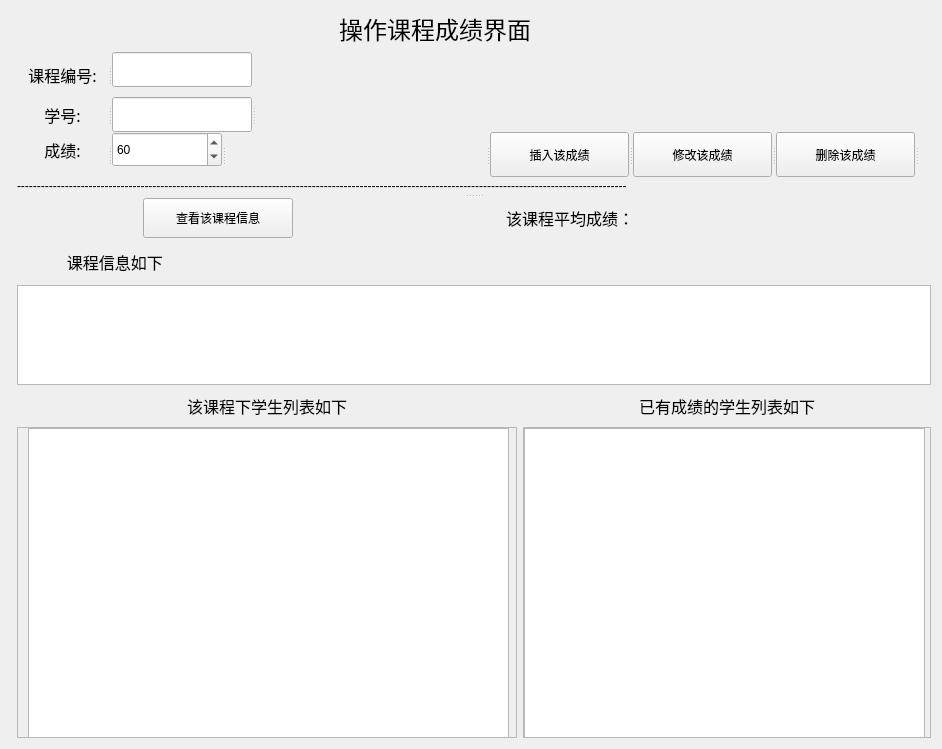
<?xml version="1.0" encoding="UTF-8"?>
<ui version="4.0">
 <class>manipulate_lesson_grade</class>
 <widget class="QWidget" name="manipulate_lesson_grade">
  <property name="geometry">
   <rect>
    <x>0</x>
    <y>0</y>
    <width>942</width>
    <height>749</height>
   </rect>
  </property>
  <property name="minimumSize">
   <size>
    <width>100</width>
    <height>30</height>
   </size>
  </property>
  <property name="windowTitle">
   <string>Form</string>
  </property>
  <layout class="QFormLayout" name="formLayout">
   <item row="0" column="0" colspan="2">
    <widget class="QLabel" name="title_label">
     <property name="minimumSize">
      <size>
       <width>320</width>
       <height>30</height>
      </size>
     </property>
     <property name="maximumSize">
      <size>
       <width>520</width>
       <height>35</height>
      </size>
     </property>
     <property name="font">
      <font>
       <family>宋体</family>
       <pointsize>18</pointsize>
      </font>
     </property>
     <property name="text">
      <string>操作课程成绩界面</string>
     </property>
     <property name="alignment">
      <set>Qt::AlignRight|Qt::AlignTrailing|Qt::AlignVCenter</set>
     </property>
    </widget>
   </item>
   <item row="1" column="1">
    <widget class="QSplitter" name="interface_splitter">
     <property name="orientation">
      <enum>Qt::Vertical</enum>
     </property>
     <widget class="QWidget" name="layoutWidget">
      <layout class="QVBoxLayout" name="insert_data_verticalLayout">
       <property name="spacing">
        <number>0</number>
       </property>
       <property name="topMargin">
        <number>0</number>
       </property>
       <item>
        <widget class="QSplitter" name="Lno_splitter">
         <property name="orientation">
          <enum>Qt::Horizontal</enum>
         </property>
         <widget class="QLabel" name="Lno_label">
          <property name="minimumSize">
           <size>
            <width>90</width>
            <height>45</height>
           </size>
          </property>
          <property name="maximumSize">
           <size>
            <width>91</width>
            <height>35</height>
           </size>
          </property>
          <property name="font">
           <font>
            <family>宋体</family>
            <pointsize>12</pointsize>
           </font>
          </property>
          <property name="text">
           <string>课程编号:</string>
          </property>
          <property name="alignment">
           <set>Qt::AlignCenter</set>
          </property>
         </widget>
         <widget class="LineEdit" name="Lno_LineEdit">
          <property name="minimumSize">
           <size>
            <width>140</width>
            <height>35</height>
           </size>
          </property>
          <property name="maximumSize">
           <size>
            <width>140</width>
            <height>35</height>
           </size>
          </property>
          <property name="font">
           <font>
            <family>宋体</family>
            <pointsize>12</pointsize>
           </font>
          </property>
         </widget>
        </widget>
       </item>
       <item>
        <widget class="QSplitter" name="Sno_splitter">
         <property name="autoFillBackground">
          <bool>false</bool>
         </property>
         <property name="frameShadow">
          <enum>QFrame::Plain</enum>
         </property>
         <property name="lineWidth">
          <number>1</number>
         </property>
         <property name="orientation">
          <enum>Qt::Horizontal</enum>
         </property>
         <widget class="QLabel" name="Sno_label">
          <property name="minimumSize">
           <size>
            <width>90</width>
            <height>0</height>
           </size>
          </property>
          <property name="maximumSize">
           <size>
            <width>91</width>
            <height>16777215</height>
           </size>
          </property>
          <property name="font">
           <font>
            <family>宋体</family>
            <pointsize>12</pointsize>
           </font>
          </property>
          <property name="text">
           <string>学号:</string>
          </property>
          <property name="alignment">
           <set>Qt::AlignCenter</set>
          </property>
         </widget>
         <widget class="LineEdit" name="Sno_LineEdit">
          <property name="minimumSize">
           <size>
            <width>140</width>
            <height>35</height>
           </size>
          </property>
          <property name="maximumSize">
           <size>
            <width>140</width>
            <height>35</height>
           </size>
          </property>
          <property name="layoutDirection">
           <enum>Qt::LeftToRight</enum>
          </property>
         </widget>
         <widget class="QLabel" name="label_4">
          <property name="text">
           <string/>
          </property>
         </widget>
        </widget>
       </item>
       <item>
        <widget class="QSplitter" name="Grade_splitter">
         <property name="orientation">
          <enum>Qt::Horizontal</enum>
         </property>
         <widget class="QLabel" name="grade_label">
          <property name="minimumSize">
           <size>
            <width>90</width>
            <height>35</height>
           </size>
          </property>
          <property name="maximumSize">
           <size>
            <width>91</width>
            <height>35</height>
           </size>
          </property>
          <property name="font">
           <font>
            <family>宋体</family>
            <pointsize>12</pointsize>
           </font>
          </property>
          <property name="text">
           <string>成绩:</string>
          </property>
          <property name="alignment">
           <set>Qt::AlignCenter</set>
          </property>
         </widget>
         <widget class="SpinBox" name="grade_SpinBox">
          <property name="minimumSize">
           <size>
            <width>110</width>
            <height>35</height>
           </size>
          </property>
          <property name="maximumSize">
           <size>
            <width>140</width>
            <height>33</height>
           </size>
          </property>
          <property name="maximum">
           <number>100</number>
          </property>
          <property name="value">
           <number>60</number>
          </property>
         </widget>
         <widget class="QSplitter" name="button_splitter">
          <property name="orientation">
           <enum>Qt::Horizontal</enum>
          </property>
          <widget class="QLabel" name="filled_label_4">
           <property name="minimumSize">
            <size>
             <width>150</width>
             <height>0</height>
            </size>
           </property>
           <property name="maximumSize">
            <size>
             <width>420</width>
             <height>16777215</height>
            </size>
           </property>
           <property name="text">
            <string/>
           </property>
          </widget>
          <widget class="PrimaryPushButton" name="insert_PushButton">
           <property name="minimumSize">
            <size>
             <width>0</width>
             <height>45</height>
            </size>
           </property>
           <property name="maximumSize">
            <size>
             <width>140</width>
             <height>16777215</height>
            </size>
           </property>
           <property name="text">
            <string>插入该成绩</string>
           </property>
          </widget>
          <widget class="PrimaryPushButton" name="update_PushButton">
           <property name="minimumSize">
            <size>
             <width>0</width>
             <height>45</height>
            </size>
           </property>
           <property name="maximumSize">
            <size>
             <width>140</width>
             <height>16777215</height>
            </size>
           </property>
           <property name="text">
            <string>修改该成绩</string>
           </property>
          </widget>
          <widget class="PrimaryPushButton" name="delete_PushButton">
           <property name="minimumSize">
            <size>
             <width>120</width>
             <height>0</height>
            </size>
           </property>
           <property name="maximumSize">
            <size>
             <width>140</width>
             <height>16777215</height>
            </size>
           </property>
           <property name="text">
            <string>删除该成绩</string>
           </property>
          </widget>
          <widget class="QLabel" name="filled_label_5">
           <property name="text">
            <string/>
           </property>
          </widget>
         </widget>
        </widget>
       </item>
       <item>
        <widget class="QLabel" name="horizontal_separator_label">
         <property name="maximumSize">
          <size>
           <width>16777215</width>
           <height>20</height>
          </size>
         </property>
         <property name="text">
          <string>---------------------------------------------------------------------------------------------------------------------------------------------------------</string>
         </property>
        </widget>
       </item>
      </layout>
     </widget>
     <widget class="QWidget" name="layoutWidget">
      <layout class="QVBoxLayout" name="table_interface_verticalLayout">
       <item>
        <layout class="QHBoxLayout" name="table_button_horizontalLayout">
         <item>
          <widget class="QLabel" name="filled_label_2">
           <property name="maximumSize">
            <size>
             <width>120</width>
             <height>40</height>
            </size>
           </property>
           <property name="text">
            <string/>
           </property>
          </widget>
         </item>
         <item>
          <widget class="PrimaryPushButton" name="select_pushButton">
           <property name="minimumSize">
            <size>
             <width>120</width>
             <height>40</height>
            </size>
           </property>
           <property name="maximumSize">
            <size>
             <width>150</width>
             <height>40</height>
            </size>
           </property>
           <property name="mouseTracking">
            <bool>true</bool>
           </property>
           <property name="text">
            <string>查看该课程信息</string>
           </property>
          </widget>
         </item>
         <item>
          <widget class="QLabel" name="filled_label">
           <property name="maximumSize">
            <size>
             <width>360</width>
             <height>35</height>
            </size>
           </property>
           <property name="text">
            <string/>
           </property>
          </widget>
         </item>
         <item>
          <widget class="QLabel" name="avgGrade_hint_label">
           <property name="font">
            <font>
             <family>宋体</family>
             <pointsize>12</pointsize>
            </font>
           </property>
           <property name="text">
            <string>该课程平均成绩：</string>
           </property>
           <property name="alignment">
            <set>Qt::AlignRight|Qt::AlignTrailing|Qt::AlignVCenter</set>
           </property>
          </widget>
         </item>
         <item>
          <widget class="QLabel" name="avgGrade_label">
           <property name="font">
            <font>
             <family>宋体</family>
             <pointsize>16</pointsize>
            </font>
           </property>
           <property name="text">
            <string/>
           </property>
          </widget>
         </item>
         <item>
          <widget class="QLabel" name="filled_label_3">
           <property name="maximumSize">
            <size>
             <width>120</width>
             <height>40</height>
            </size>
           </property>
           <property name="text">
            <string/>
           </property>
          </widget>
         </item>
        </layout>
       </item>
       <item>
        <widget class="QLabel" name="lesson_resultHint_label">
         <property name="minimumSize">
          <size>
           <width>50</width>
           <height>35</height>
          </size>
         </property>
         <property name="maximumSize">
          <size>
           <width>500</width>
           <height>16777215</height>
          </size>
         </property>
         <property name="font">
          <font>
           <family>宋体</family>
           <pointsize>12</pointsize>
          </font>
         </property>
         <property name="text">
          <string>            课程信息如下</string>
         </property>
        </widget>
       </item>
       <item>
        <layout class="QGridLayout" name="gridLayout">
         <item row="3" column="0">
          <widget class="SmoothScrollArea" name="lesson_SmoothScrollArea">
           <property name="minimumSize">
            <size>
             <width>500</width>
             <height>300</height>
            </size>
           </property>
           <property name="widgetResizable">
            <bool>true</bool>
           </property>
           <widget class="QWidget" name="lesson_scrollAreaWidgetContents">
            <property name="geometry">
             <rect>
              <x>0</x>
              <y>0</y>
              <width>498</width>
              <height>311</height>
             </rect>
            </property>
            <widget class="TableWidget" name="lesson_students_tableWidget">
             <property name="geometry">
              <rect>
               <x>10</x>
               <y>0</y>
               <width>481</width>
               <height>311</height>
              </rect>
             </property>
             <property name="minimumSize">
              <size>
               <width>440</width>
               <height>280</height>
              </size>
             </property>
             <property name="maximumSize">
              <size>
               <width>1500</width>
               <height>16000</height>
              </size>
             </property>
            </widget>
           </widget>
          </widget>
         </item>
         <item row="0" column="0" colspan="2">
          <widget class="TableWidget" name="lesson_info_TableWidget">
           <property name="maximumSize">
            <size>
             <width>16777215</width>
             <height>100</height>
            </size>
           </property>
          </widget>
         </item>
         <item row="2" column="1">
          <widget class="QLabel" name="students_resultHint_label">
           <property name="minimumSize">
            <size>
             <width>200</width>
             <height>30</height>
            </size>
           </property>
           <property name="maximumSize">
            <size>
             <width>500</width>
             <height>60</height>
            </size>
           </property>
           <property name="font">
            <font>
             <family>宋体</family>
             <pointsize>12</pointsize>
            </font>
           </property>
           <property name="text">
            <string>已有成绩的学生列表如下</string>
           </property>
           <property name="alignment">
            <set>Qt::AlignCenter</set>
           </property>
          </widget>
         </item>
         <item row="3" column="1">
          <widget class="SmoothScrollArea" name="grade_SmoothScrollArea">
           <property name="widgetResizable">
            <bool>true</bool>
           </property>
           <widget class="QWidget" name="grade_scrollAreaWidgetContents">
            <property name="geometry">
             <rect>
              <x>0</x>
              <y>0</y>
              <width>406</width>
              <height>311</height>
             </rect>
            </property>
            <widget class="TableWidget" name="students_grade_tableWidget">
             <property name="geometry">
              <rect>
               <x>0</x>
               <y>0</y>
               <width>401</width>
               <height>311</height>
              </rect>
             </property>
             <property name="minimumSize">
              <size>
               <width>380</width>
               <height>280</height>
              </size>
             </property>
             <property name="maximumSize">
              <size>
               <width>1500</width>
               <height>16000</height>
              </size>
             </property>
            </widget>
           </widget>
          </widget>
         </item>
         <item row="2" column="0">
          <widget class="QLabel" name="class_resultHint_label">
           <property name="minimumSize">
            <size>
             <width>200</width>
             <height>30</height>
            </size>
           </property>
           <property name="maximumSize">
            <size>
             <width>500</width>
             <height>60</height>
            </size>
           </property>
           <property name="font">
            <font>
             <family>宋体</family>
             <pointsize>12</pointsize>
            </font>
           </property>
           <property name="text">
            <string>该课程下学生列表如下</string>
           </property>
           <property name="alignment">
            <set>Qt::AlignCenter</set>
           </property>
          </widget>
         </item>
        </layout>
       </item>
      </layout>
     </widget>
    </widget>
   </item>
  </layout>
 </widget>
 <customwidgets>
  <customwidget>
   <class>PushButton</class>
   <extends>QPushButton</extends>
   <header>qfluentwidgets</header>
  </customwidget>
  <customwidget>
   <class>PrimaryPushButton</class>
   <extends>PushButton</extends>
   <header>qfluentwidgets</header>
  </customwidget>
  <customwidget>
   <class>SmoothScrollArea</class>
   <extends>QScrollArea</extends>
   <header>qfluentwidgets</header>
   <container>1</container>
  </customwidget>
  <customwidget>
   <class>LineEdit</class>
   <extends>QLineEdit</extends>
   <header>qfluentwidgets</header>
  </customwidget>
  <customwidget>
   <class>SpinBox</class>
   <extends>QSpinBox</extends>
   <header>qfluentwidgets</header>
  </customwidget>
  <customwidget>
   <class>TableWidget</class>
   <extends>QTableWidget</extends>
   <header>qfluentwidgets</header>
  </customwidget>
 </customwidgets>
 <resources/>
 <connections/>
</ui>
